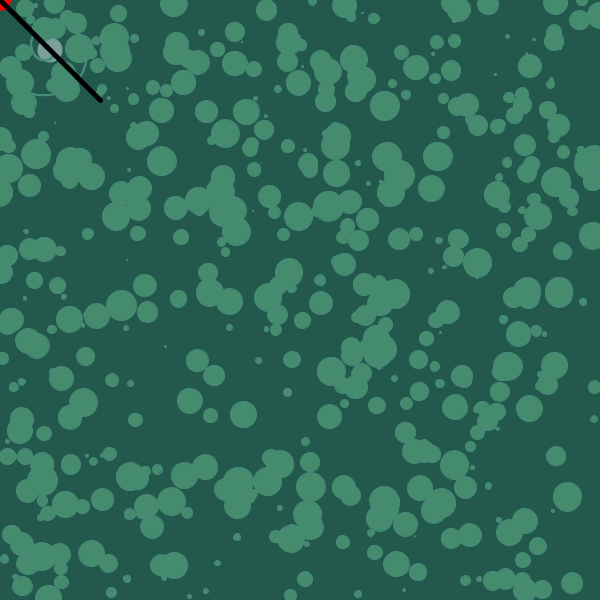
Frame 1 (no input)
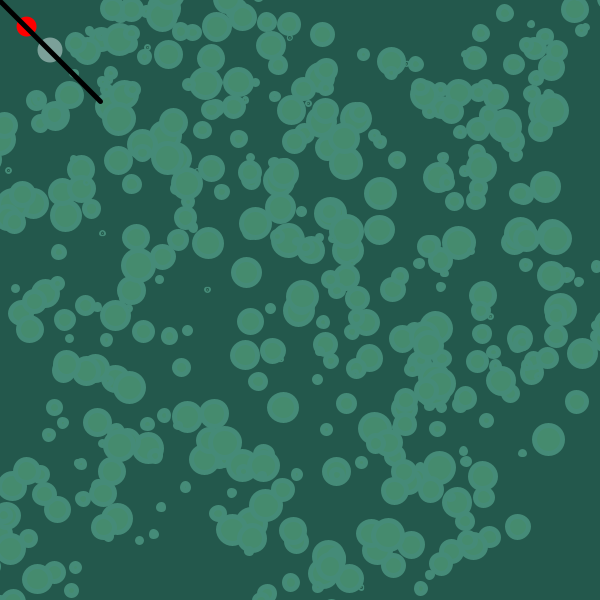
Frame 60 (the mouse pressed at the canvas centre just before this capture)
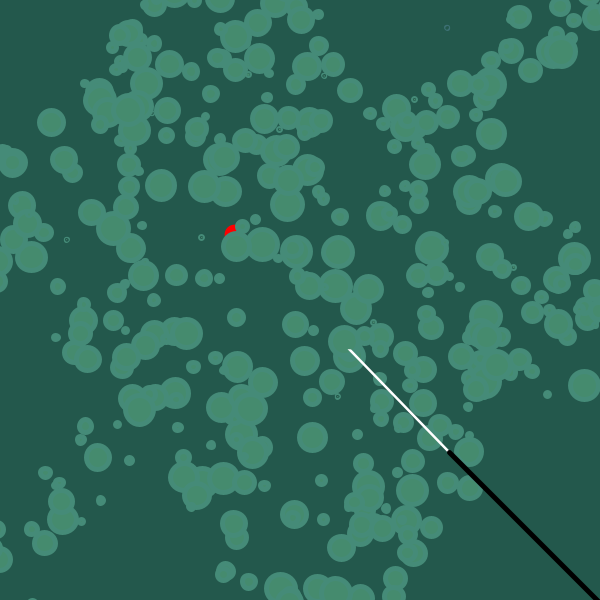
Frame 120 (the mouse held since frame 60 and released just before this capture)

The Processing sketch that drew these frames (run headless with seeded random() and noise(); from frame 60 on, the mouse is pressed at the canvas centre):

// Processing sketch: processing_43658
// ── processing_43658.pde

Circle [] circles;
float ax,ay,angle;
float h,wr,hr;
float hl,anglel;
float dx,dy,cx,cy,easing;


void setup(){
  size(600,600);

 
    
  ax = 30;
  ay = 30;
  angle = 0 ; 
  h = 0;
  wr=50;
  hr=50;
  
  hl = 0;
  anglel = 0;

  easing = .018;
  
  circles = new Circle[500];
  for (int i = 0; i < circles.length;i++){
    circles[i] = new Circle(random(width),random(height),random(1,30));
  }
}

void draw(){
 noCursor();
 background(35,88,76);
 smooth(); 
 stroke(159,229,210);
 
 
 //sparkle
   stroke(60,112,116);
   ellipse(random(0,600),random(0,600),1,1);

 
 //LINE(circle)
  fill(123,160,153);
  noStroke();
  ellipse(mouseX+50,mouseY+50,25,25);
  hl ++;
  anglel ++;
 
 //FISH
    dx = mouseX +40 - cx;
    dy = mouseY +40 - cy;
    cx = cx + dx * easing;
    cy = cy + dy * easing;
    
    fill(255,0,0);
    noStroke();
    ellipse(cx,cy,20,20);
 
 
 for(int i = 0; i<circles.length;i++){
   circles[i].move();
   circles[i].display();
   
   
//raindrops
   ax = cos(radians(angle)) *(h/10) + wr;
   ay = sin(radians(angle)) *(h/10) + hr;
   ellipse(ax,ay,1,1);
  angle++;
  h++;
  if(ax>9000){
    ax=random(300,600);
    ay=random(300,600);
    angle=0;
    h=0;
    wr=random(50,550);
    hr=random(50,550);
    
    fill(255);
    ellipse(wr,hr,5,5);
    
    
    
  }
  
 }

  //LINE
  stroke(255);
  fill(35,88,76);
  strokeWeight(2.5);
  triangle(mouseX+50,mouseY+50,pmouseX+50, pmouseY+50,cos(radians(anglel))*(hl/100)+(mouseX+pmouseX)-150,sin(radians(anglel))*(hl/50)+(mouseY+pmouseY)-150); 
  
  stroke(0);
  strokeWeight(5);
  line( cos(radians(anglel))*(hl/100)+(mouseX+pmouseX)-150,sin(radians(anglel))*(hl/50)+(mouseY+pmouseY)-150,cos(radians(anglel))*(hl/100)+(mouseX+pmouseX)+100,sin(radians(anglel))*(hl/50)+(mouseY+pmouseY)+100);



}


  
class Circle {
  float x,y,circleSize;
  int directionX =1;
  int directionY =1;
  

  Circle(float xpos,float ypos,float cSize){
   x = xpos;
   y = ypos;
   circleSize = cSize;
  
  }
  

  
  void display(){
   
    fill(69,139,110);
    stroke(69,139,120);
    ellipse(x,y,circleSize,circleSize);
    
    
  }
  void move(){
    x += directionX*cos(radians(y));
    y += directionY*cos(radians(x));
  }
}
